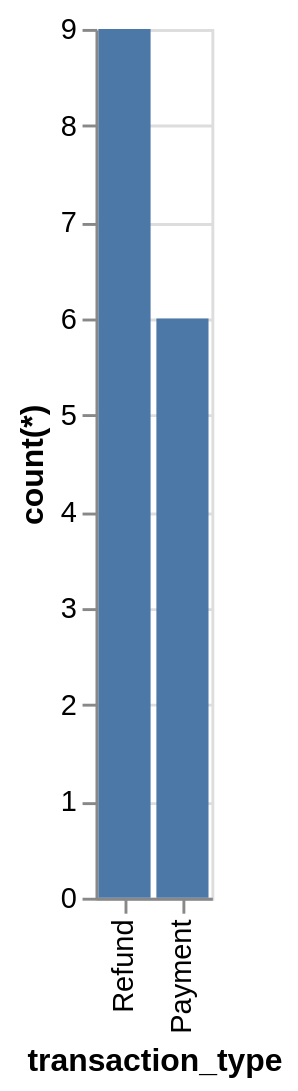

The Vega-Lite source for this figure:
### Vega-Lite specification from a JSON file in a GitHub repository (floating-point values rounded to 4 significant figures)
{"data": {"values": [{"x_data": "Refund", "y_data": 9}, {"x_data": "Payment", "y_data": 6}]}, "mark": "bar", "encoding": {"x": {"field": "x_data", "type": "nominal", "title": "transaction_type", "sort": "descending"}, "y": {"field": "y_data", "type": "quantitative", "title": "count(*)"}}}
